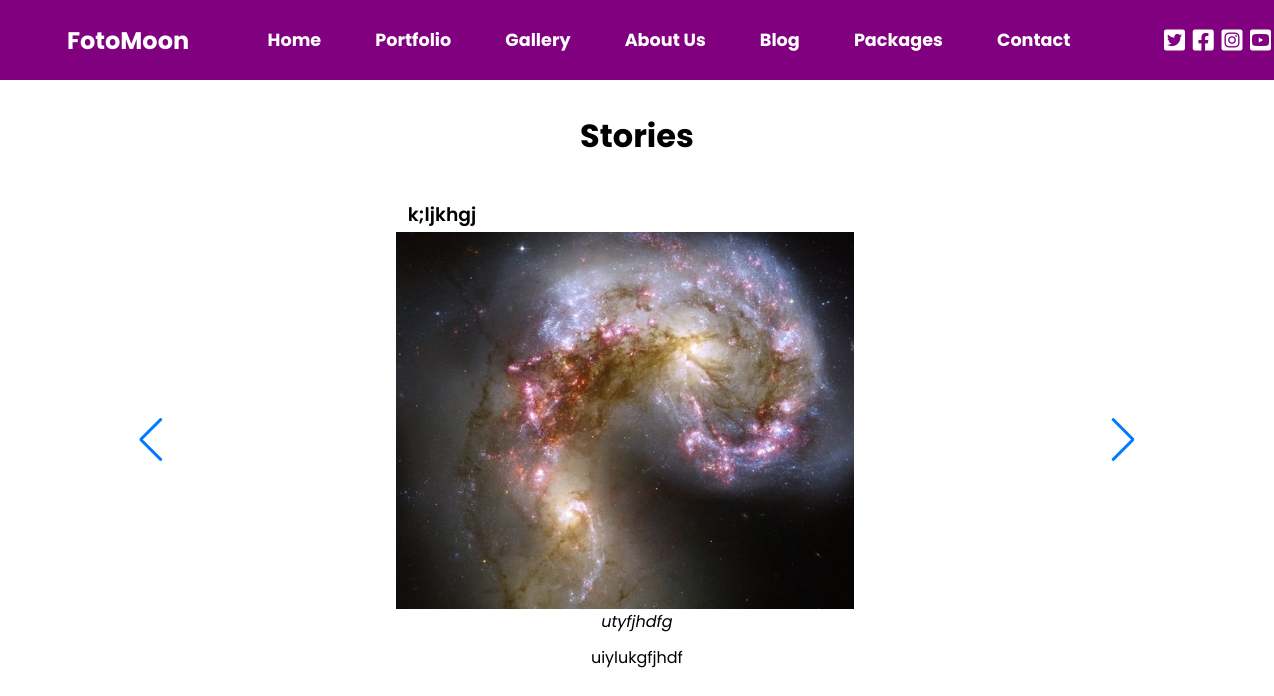
Page /blog/ on the earlier database version.
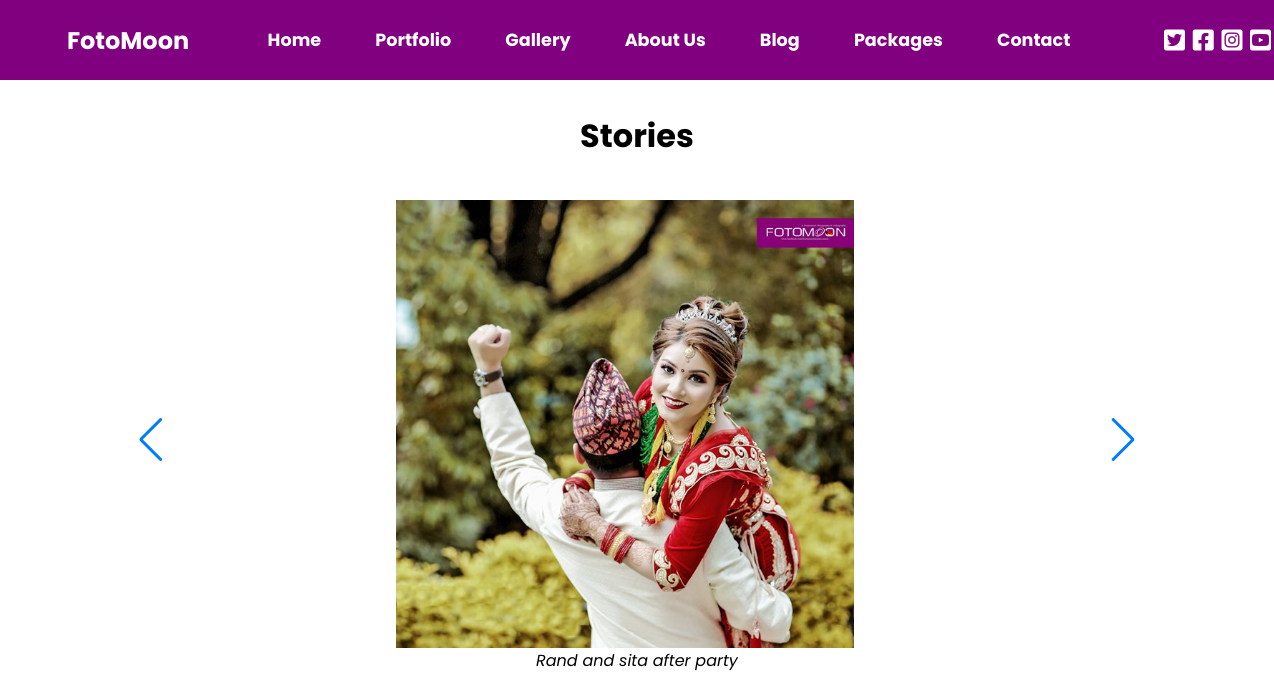
Same page on the later database version.
### blog/models.py (models this page shows, shortened)
class Blog (models.Model):
    title = models.CharField(max_length=255)
    description = models.TextField(null=True, blank=False)
    image = models.ImageField(null=True, blank=False, upload_to='images/blogs/')
    imageBy = models.CharField(max_length=200, default="Fotomoon Admin")
    author = models.CharField(
        max_length=200, default="Fotomoon Admin", null=True, blank=True)
    photo_caption = models.CharField(max_length=255, null=True, blank=True)
    created = models.DateTimeField(auto_now_add=True)
    id = models.UUIDField(default=uuid.uuid4, unique=True,
                          primary_key=True, editable=False)

### blog/views.py (the view)
# urls.py: path('', views.viewBlogs, name='view_blogs'),
def viewBlogs (request):
    context={}
    blogs = Blog.objects.all().order_by('-created')
    context={'blogs':blogs}
    return render (request, 'blog/blogs.html', context)

### blog/templates/blog/blogs.html (shortened to what this page needs)
{% extends 'main.html' %}
{% load static %}
{% block styles %}
<link rel="stylesheet" href="{% static 'css/blogs.css' %}">
{% endblock styles %}
{% block content %}
{% include 'navbar.html' %}
<h1>Stories</h1>
<div class="swiper">
    <div class="swiper-wrapper">
        {% for blog in blogs %}
        <div class="swiper-slide">
            <div class="text">
                <h3>{{blog.title}}</h3>
                <img src="{{blog.image.url}}" alt="">
                <em>{{blog.photo_caption}}</em>
                <p>{{blog.description|linebreaksbr}}</p>
            </div>
        </div>
        {% endfor %}
    </div>
    <div class="swiper-button-prev"></div>
    <div class="swiper-button-next"></div>
</div>
{% endblock content %}

Differences in the rows shown:
removed Blog: title "k;ljkhgj", image (picture), photo_caption "utyfjhdfg", description "uiylukgfjhdf"
now on this page (row edited): Blog: image (picture), photo_caption "Rand and sita after party"
